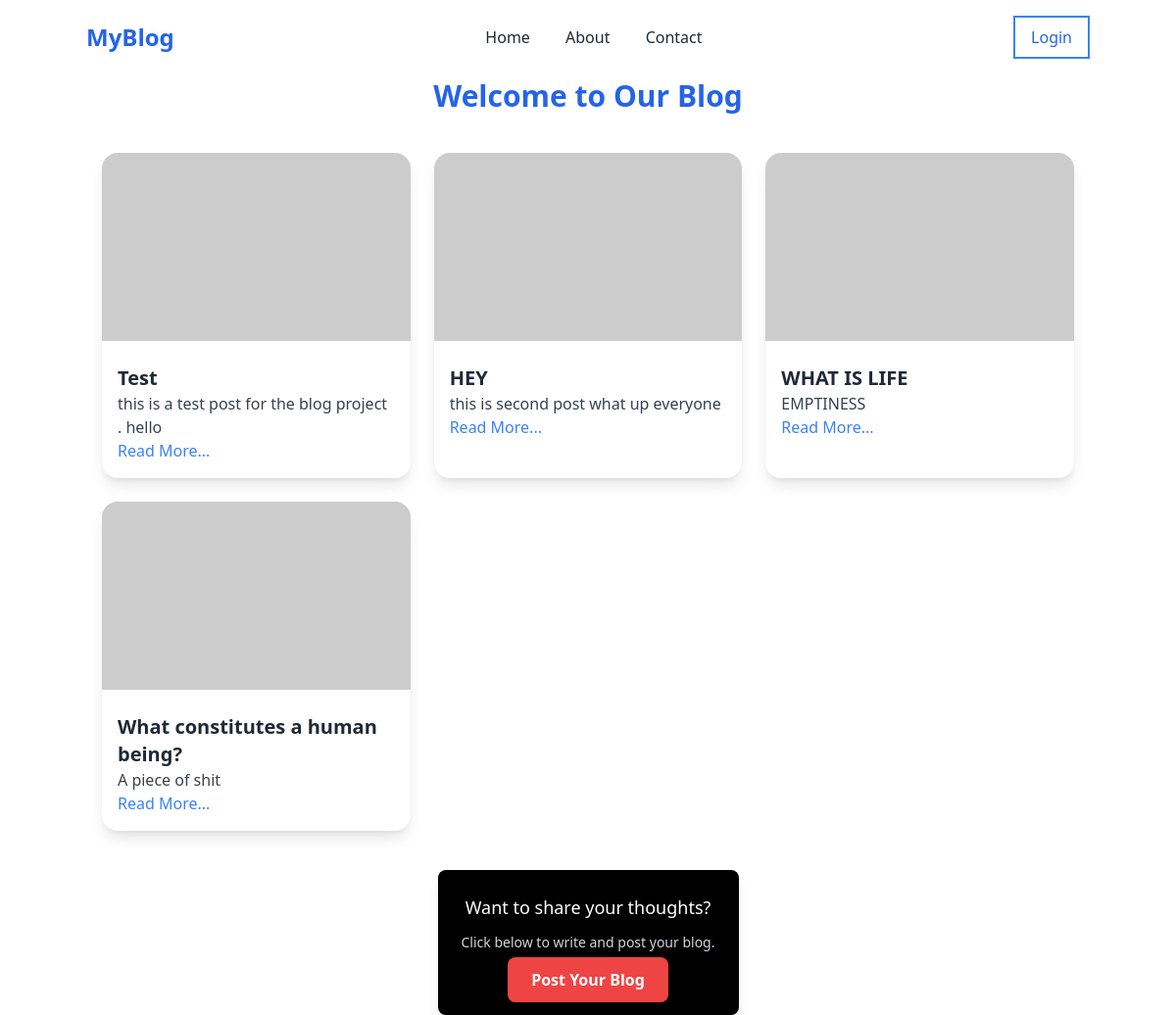
Before: / with the older database file.
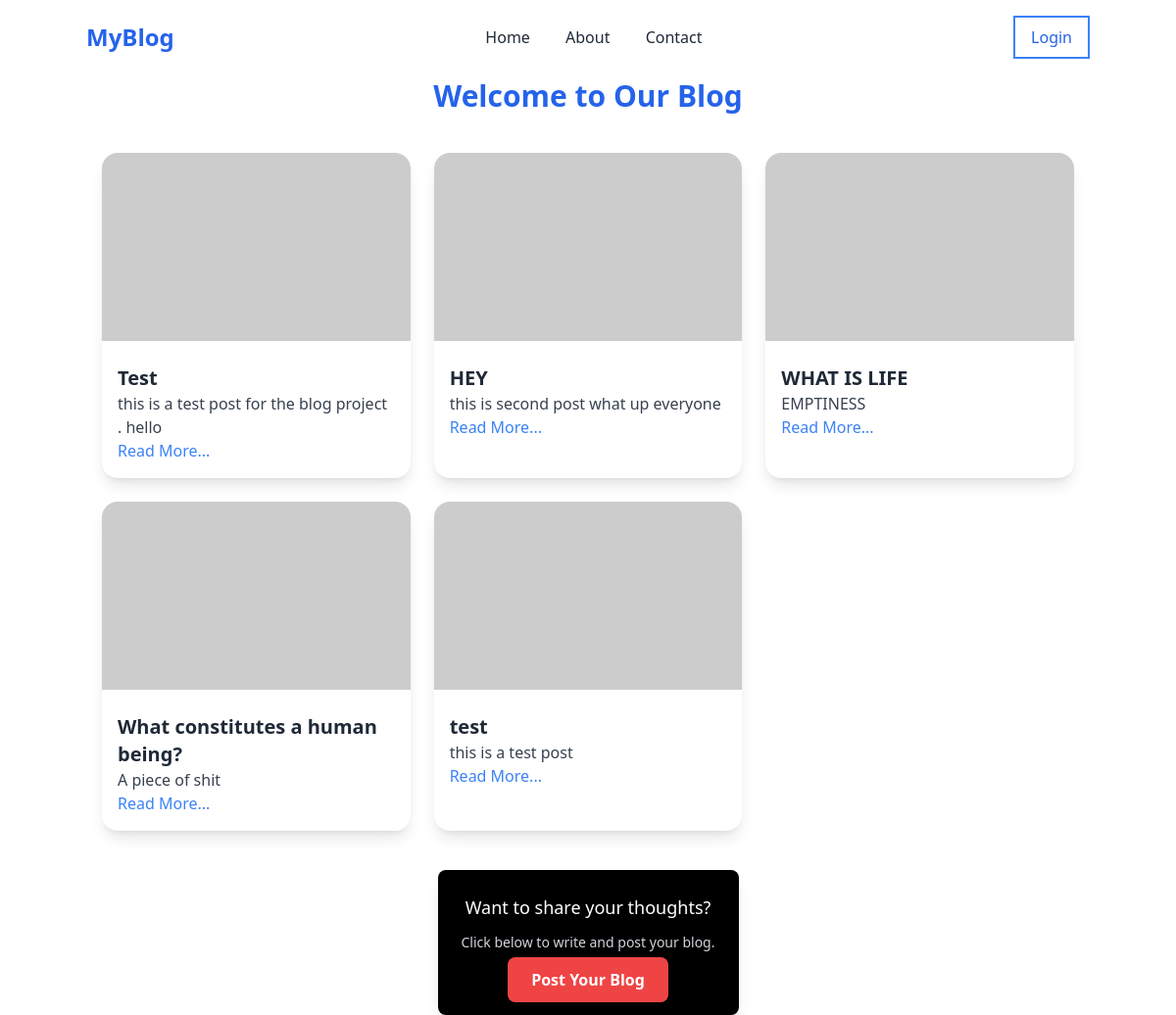
After: the same page with the newer database file.
### blog/models.py (models this page shows, shortened)
class Post(models.Model):
    title=models.CharField(max_length=200)
    content=models.TextField()
    author=models.CharField(max_length=100)
    created_at=models.DateTimeField(auto_now_add=True)
    updated_at=models.DateTimeField(auto_now=True)

### blog/views.py (the view)
# urls.py: path('', views.home, name='home'),
def home(request):
    posts=Post.objects.all()
    return render(request,'home.html',{'posts':posts})

### blog/templates/home.html
{% extends 'base.html' %}
{% block content %}
<div class="container mx-auto pt-20 px-4">
    <h1 class="text-center text-3xl font-bold text-blue-600 mb-10">Welcome to Our Blog</h1>
    <div class="grid md:grid-cols-3 gap-6">
        {% for post in posts %}
        <div class="bg-white rounded-2xl shadow-lg overflow-hidden transition-transform transform hover:scale-105 hover:shadow-xl">
            {% if post.image %}
            <img src="{{ post.image.url }}" alt="Post Image" class="w-full h-48 object-cover">
            {% else %}
            <img src="https://via.placeholder.com/300" alt="No Image" class="w-full h-48 object-cover">
            {% endif %}
            <div class="p-4">
                <h2 class="text-xl font-semibold text-gray-800 mt-2">{{ post.title }}</h2>
                <p class="text-gray-700">{{ post.content|truncatechars:100 }}</p>
                <a href="{% url 'blog' post.id %}" class="text-blue-500 hover:underline">Read More...</a>
            </div>
        </div>
        {% empty %}
        <p class="col-span-3 text-center text-gray-500">No posts available.</p>
        {% endfor %}
    </div>
</div>
<div class="flex justify-center mt-10">
    <div class="bg-black text-white p-6 rounded-lg shadow-lg text-center">
        <p class="mb-3 text-lg">Want to share your thoughts?</p>
        <p class="text-gray-300 text-sm mb-4">Click below to write and post your blog.</p>
        <a href="{%url 'postblog' %}" class="bg-red-500 text-white px-6 py-3 rounded-lg font-bold shadow-md
           hover:bg-red-600 transform hover:scale-105 transition">
            Post Your Blog
        </a>
    </div>
</div>
{% endblock %}

Changed rows visible on the page:
added Post: title "test", content "this is a test post"
